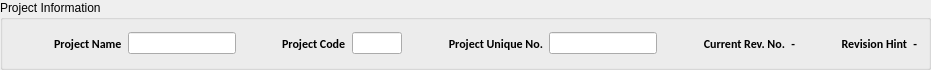
      <widget class="QGroupBox" name="groupBox_4">
       <property name="maximumSize">
        <size>
         <width>16777215</width>
         <height>70</height>
        </size>
       </property>
       <property name="title">
        <string>Project Information</string>
       </property>
       <layout class="QHBoxLayout" name="horizontalLayout">
        <item>
         <spacer name="horizontalSpacer_26">
          <property name="orientation">
           <enum>Qt::Horizontal</enum>
          </property>
          <property name="sizeHint" stdset="0">
           <size>
            <width>40</width>
            <height>20</height>
           </size>
          </property>
         </spacer>
        </item>
        <item>
         <widget class="QLabel" name="project_label">
          <property name="font">
           <font>
            <family>Calibri</family>
            <weight>75</weight>
            <bold>true</bold>
           </font>
          </property>
          <property name="styleSheet">
           <string notr="true"/>
          </property>
          <property name="text">
           <string>Project Name</string>
          </property>
         </widget>
        </item>
        <item>
         <widget class="QLineEdit" name="project_name">
          <property name="maximumSize">
           <size>
            <width>120</width>
            <height>16777215</height>
           </size>
          </property>
         </widget>
        </item>
        <item>
         <spacer name="horizontalSpacer_28">
          <property name="orientation">
           <enum>Qt::Horizontal</enum>
          </property>
          <property name="sizeType">
           <enum>QSizePolicy::Minimum</enum>
          </property>
          <property name="sizeHint" stdset="0">
           <size>
            <width>40</width>
            <height>20</height>
           </size>
          </property>
         </spacer>
        </item>
        <item>
         <widget class="QLabel" name="project_title_label">
          <property name="font">
           <font>
            <family>Calibri</family>
            <weight>75</weight>
            <bold>true</bold>
           </font>
          </property>
          <property name="styleSheet">
           <string notr="true"/>
          </property>
          <property name="text">
           <string>Project Code</string>
          </property>
         </widget>
        </item>
        <item>
         <widget class="QLineEdit" name="project_code">
          <property name="maximumSize">
           <size>
            <width>50</width>
            <height>16777215</height>
           </size>
          </property>
         </widget>
        </item>
        <item>
         <spacer name="horizontalSpacer_29">
          <property name="orientation">
           <enum>Qt::Horizontal</enum>
          </property>
          <property name="sizeType">
           <enum>QSizePolicy::Minimum</enum>
          </property>
          <property name="sizeHint" stdset="0">
           <size>
            <width>40</width>
            <height>20</height>
           </size>
          </property>
         </spacer>
        </item>
        <item>
         <widget class="QLabel" name="p_no_label_2">
          <property name="font">
           <font>
            <family>Calibri</family>
            <weight>75</weight>
            <bold>true</bold>
           </font>
          </property>
          <property name="layoutDirection">
           <enum>Qt::RightToLeft</enum>
          </property>
          <property name="styleSheet">
           <string notr="true"/>
          </property>
          <property name="text">
           <string>Project Unique No.</string>
          </property>
          <property name="alignment">
           <set>Qt::AlignRight|Qt::AlignTrailing|Qt::AlignVCenter</set>
          </property>
         </widget>
        </item>
        <item>
         <widget class="QLineEdit" name="project_unique_code">
          <property name="maximumSize">
           <size>
            <width>120</width>
            <height>16777215</height>
           </size>
          </property>
         </widget>
        </item>
        <item>
         <spacer name="horizontalSpacer_27">
          <property name="orientation">
           <enum>Qt::Horizontal</enum>
          </property>
          <property name="sizeType">
           <enum>QSizePolicy::Expanding</enum>
          </property>
          <property name="sizeHint" stdset="0">
           <size>
            <width>40</width>
            <height>20</height>
           </size>
          </property>
         </spacer>
        </item>
        <item>
         <widget class="QLabel" name="project_no_label_3">
          <property name="font">
           <font>
            <family>Calibri</family>
            <weight>75</weight>
            <bold>true</bold>
           </font>
          </property>
          <property name="layoutDirection">
           <enum>Qt::RightToLeft</enum>
          </property>
          <property name="styleSheet">
           <string notr="true"/>
          </property>
          <property name="text">
           <string>Current Rev. No.</string>
          </property>
          <property name="alignment">
           <set>Qt::AlignRight|Qt::AlignTrailing|Qt::AlignVCenter</set>
          </property>
         </widget>
        </item>
        <item>
         <widget class="QLabel" name="current_revision_filed">
          <property name="font">
           <font>
            <family>Calibri</family>
            <weight>75</weight>
            <bold>true</bold>
           </font>
          </property>
          <property name="layoutDirection">
           <enum>Qt::RightToLeft</enum>
          </property>
          <property name="styleSheet">
           <string notr="true"/>
          </property>
          <property name="text">
           <string>-</string>
          </property>
          <property name="alignment">
           <set>Qt::AlignRight|Qt::AlignTrailing|Qt::AlignVCenter</set>
          </property>
         </widget>
        </item>
        <item>
         <spacer name="horizontalSpacer_18">
          <property name="orientation">
           <enum>Qt::Horizontal</enum>
          </property>
          <property name="sizeType">
           <enum>QSizePolicy::Minimum</enum>
          </property>
          <property name="sizeHint" stdset="0">
           <size>
            <width>40</width>
            <height>20</height>
           </size>
          </property>
         </spacer>
        </item>
        <item>
         <widget class="QLabel" name="p_no_label_4">
          <property name="font">
           <font>
            <family>Calibri</family>
            <weight>75</weight>
            <bold>true</bold>
           </font>
          </property>
          <property name="layoutDirection">
           <enum>Qt::RightToLeft</enum>
          </property>
          <property name="styleSheet">
           <string notr="true"/>
          </property>
          <property name="text">
           <string>Revision Hint</string>
          </property>
          <property name="alignment">
           <set>Qt::AlignRight|Qt::AlignTrailing|Qt::AlignVCenter</set>
          </property>
         </widget>
        </item>
        <item>
         <widget class="QLabel" name="revision_hint_filed">
          <property name="font">
           <font>
            <family>Calibri</family>
            <weight>75</weight>
            <bold>true</bold>
           </font>
          </property>
          <property name="layoutDirection">
           <enum>Qt::RightToLeft</enum>
          </property>
          <property name="styleSheet">
           <string notr="true"/>
          </property>
          <property name="text">
           <string>-</string>
          </property>
          <property name="alignment">
           <set>Qt::AlignRight|Qt::AlignTrailing|Qt::AlignVCenter</set>
          </property>
         </widget>
        </item>
       </layout>
      </widget>
